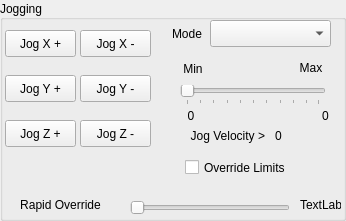
   <widget class="QGroupBox" name="groupBox_7">
    <property name="geometry">
     <rect>
      <x>605</x>
      <y>470</y>
      <width>346</width>
      <height>221</height>
     </rect>
    </property>
    <property name="title">
     <string>Jogging    </string>
    </property>
    <property name="alignment">
     <set>Qt::AlignLeading|Qt::AlignLeft|Qt::AlignVCenter</set>
    </property>
    <widget class="QPushButton" name="jog_plus_pb_2">
     <property name="geometry">
      <rect>
       <x>5</x>
       <y>120</y>
       <width>71</width>
       <height>27</height>
      </rect>
     </property>
     <property name="text">
      <string>Jog Z +</string>
     </property>
    </widget>
    <widget class="QPushButton" name="jog_minus_pb_2">
     <property name="geometry">
      <rect>
       <x>80</x>
       <y>120</y>
       <width>71</width>
       <height>27</height>
      </rect>
     </property>
     <property name="text">
      <string>Jog Z -</string>
     </property>
    </widget>
    <widget class="QPushButton" name="jog_minus_pb_0">
     <property name="geometry">
      <rect>
       <x>80</x>
       <y>30</y>
       <width>71</width>
       <height>27</height>
      </rect>
     </property>
     <property name="text">
      <string>Jog X -</string>
     </property>
    </widget>
    <widget class="QPushButton" name="jog_plus_pb_0">
     <property name="geometry">
      <rect>
       <x>5</x>
       <y>30</y>
       <width>71</width>
       <height>27</height>
      </rect>
     </property>
     <property name="text">
      <string>Jog X +</string>
     </property>
    </widget>
    <widget class="QPushButton" name="jog_minus_pb_1">
     <property name="geometry">
      <rect>
       <x>80</x>
       <y>75</y>
       <width>71</width>
       <height>27</height>
      </rect>
     </property>
     <property name="text">
      <string>Jog Y -</string>
     </property>
    </widget>
    <widget class="QPushButton" name="jog_plus_pb_1">
     <property name="geometry">
      <rect>
       <x>5</x>
       <y>75</y>
       <width>71</width>
       <height>27</height>
      </rect>
     </property>
     <property name="text">
      <string>Jog Y +</string>
     </property>
    </widget>
    <widget class="QComboBox" name="jog_modes_cb">
     <property name="geometry">
      <rect>
       <x>210</x>
       <y>20</y>
       <width>121</width>
       <height>27</height>
      </rect>
     </property>
    </widget>
    <widget class="QLabel" name="label_7">
     <property name="geometry">
      <rect>
       <x>159</x>
       <y>20</y>
       <width>56</width>
       <height>27</height>
      </rect>
     </property>
     <property name="text">
      <string>Mode</string>
     </property>
     <property name="alignment">
      <set>Qt::AlignCenter</set>
     </property>
    </widget>
    <widget class="QLabel" name="label_12">
     <property name="geometry">
      <rect>
       <x>180</x>
       <y>55</y>
       <width>26</width>
       <height>28</height>
      </rect>
     </property>
     <property name="text">
      <string>Min</string>
     </property>
     <property name="alignment">
      <set>Qt::AlignCenter</set>
     </property>
    </widget>
    <widget class="QSlider" name="jog_vel_sl">
     <property name="geometry">
      <rect>
       <x>180</x>
       <y>85</y>
       <width>146</width>
       <height>20</height>
      </rect>
     </property>
     <property name="orientation">
      <enum>Qt::Horizontal</enum>
     </property>
     <property name="tickPosition">
      <enum>QSlider::TicksBelow</enum>
     </property>
    </widget>
    <widget class="QLabel" name="label_13">
     <property name="geometry">
      <rect>
       <x>295</x>
       <y>55</y>
       <width>32</width>
       <height>25</height>
      </rect>
     </property>
     <property name="text">
      <string>Max</string>
     </property>
     <property name="alignment">
      <set>Qt::AlignCenter</set>
     </property>
    </widget>
    <widget class="QLabel" name="min_jog_vel_lb_2">
     <property name="geometry">
      <rect>
       <x>175</x>
       <y>105</y>
       <width>32</width>
       <height>21</height>
      </rect>
     </property>
     <property name="text">
      <string>0</string>
     </property>
     <property name="alignment">
      <set>Qt::AlignCenter</set>
     </property>
    </widget>
    <widget class="QLabel" name="max_jog_vel_lb_2">
     <property name="geometry">
      <rect>
       <x>310</x>
       <y>105</y>
       <width>31</width>
       <height>21</height>
      </rect>
     </property>
     <property name="text">
      <string>0</string>
     </property>
     <property name="alignment">
      <set>Qt::AlignCenter</set>
     </property>
    </widget>
    <widget class="QLabel" name="label_14">
     <property name="geometry">
      <rect>
       <x>169</x>
       <y>125</y>
       <width>96</width>
       <height>21</height>
      </rect>
     </property>
     <property name="text">
      <string>Jog Velocity &gt;</string>
     </property>
     <property name="alignment">
      <set>Qt::AlignRight|Qt::AlignTrailing|Qt::AlignVCenter</set>
     </property>
    </widget>
    <widget class="QLabel" name="jog_vel_lb">
     <property name="geometry">
      <rect>
       <x>275</x>
       <y>125</y>
       <width>66</width>
       <height>21</height>
      </rect>
     </property>
     <property name="text">
      <string>0</string>
     </property>
    </widget>
    <widget class="QCheckBox" name="override_limits_cb">
     <property name="geometry">
      <rect>
       <x>185</x>
       <y>155</y>
       <width>131</width>
       <height>25</height>
      </rect>
     </property>
     <property name="text">
      <string>Override Limits</string>
     </property>
    </widget>
    <widget class="QLabel" name="rapid_override_lb">
     <property name="geometry">
      <rect>
       <x>300</x>
       <y>195</y>
       <width>41</width>
       <height>19</height>
      </rect>
     </property>
     <property name="text">
      <string>TextLabel</string>
     </property>
    </widget>
    <widget class="QLabel" name="label_16">
     <property name="geometry">
      <rect>
       <x>5</x>
       <y>195</y>
       <width>111</width>
       <height>19</height>
      </rect>
     </property>
     <property name="text">
      <string>Rapid Override</string>
     </property>
     <property name="alignment">
      <set>Qt::AlignCenter</set>
     </property>
    </widget>
    <widget class="QSlider" name="rapid_override_sl">
     <property name="geometry">
      <rect>
       <x>130</x>
       <y>200</y>
       <width>160</width>
       <height>16</height>
      </rect>
     </property>
     <property name="orientation">
      <enum>Qt::Horizontal</enum>
     </property>
    </widget>
   </widget>
